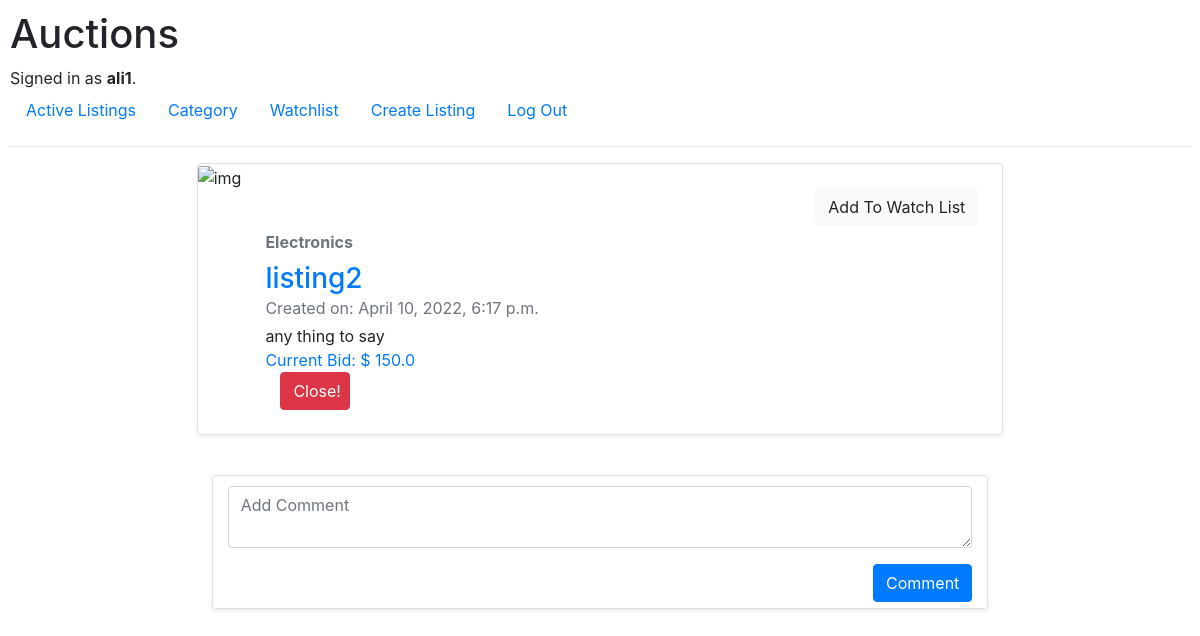
Before: /Listing/2 (signed in) with the older database file.
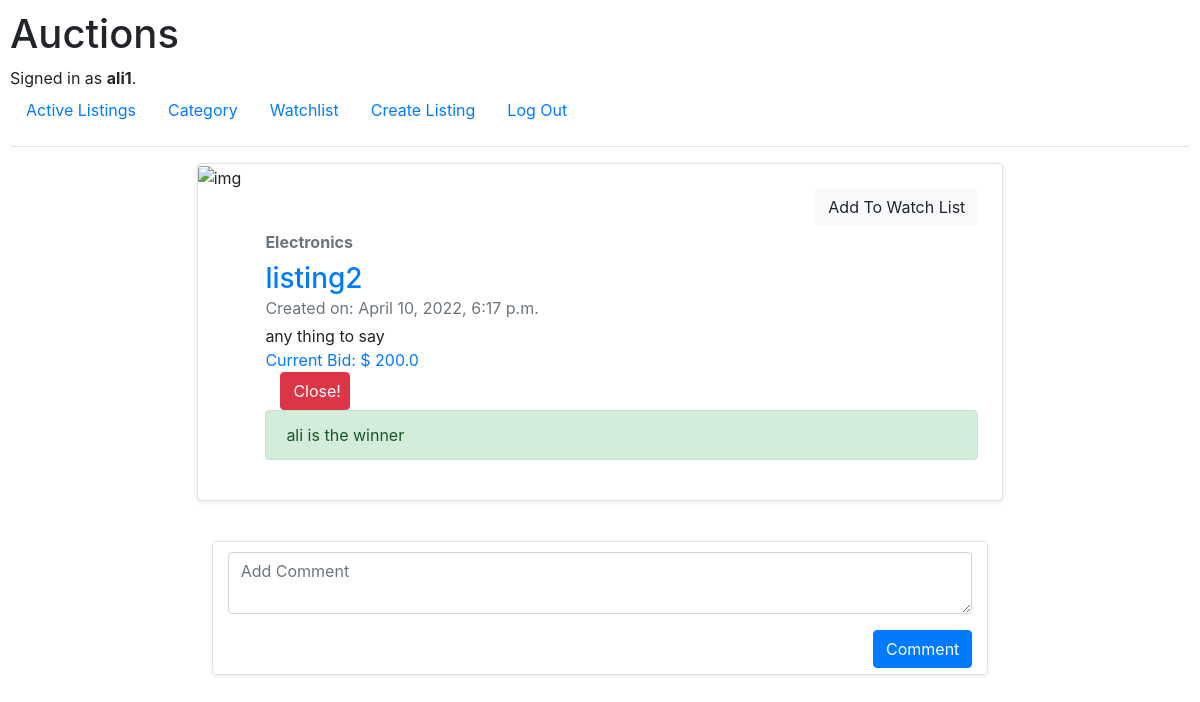
After: the same page with the newer database file.
### auctions/models.py (models this page shows, shortened)
class Bid(models.Model):
    listing = models.ForeignKey(Listing, on_delete=models.CASCADE, related_name='bids')
    user = models.ForeignKey(User, on_delete=models.CASCADE, related_name="bids")
    bid = models.FloatField(default=0)
    date_and_time = models.DateTimeField(auto_now_add=True)

class User(AbstractUser):
    def __str__(self):
        return f"{self.username}"

### auctions/views.py (the view, shortened to what this page needs)
# urls.py: path("Listing/<int:l_id>", views.show, name="show"),
def show(request, l_id):
    listing = Listing.objects.get(id=l_id)
    bids = Bid.objects.filter(listing=listing)
    user = request.user
    current_bid = 0
    err = ''
    my_listing = False
    if bids:
        for bid in bids:
            if bid.bid > current_bid:
                current_bid = bid.bid
    else:
        current_bid = 'No Bids Yet'
    if not user.is_anonymous:
        if listing.user == user:
            my_listing = True
        watchlist_item = Watchlist.objects.filter(
            listing=l_id,
            user=User.objects.get(id=request.user.id)
        ).first()
        if watchlist_item is not None:
            is_watched = True
        else:
            is_watched = False
    else:
        is_watched = False
    comments = Comment.objects.filter(listing=l_id)
    return render(request, "auctions/listing.html", {
        "listing": listing,
        "bids": bids,
        "current_bid": current_bid,
        "err": err,
        "my_listing": my_listing,
        "current_user": user,
        "comments": comments,
        "is_watched": is_watched,
    })

### auctions/models.py (called while the page is built)
    def __str__(self):
        return f"{self.category}"

    def __str__(self):
        return f"{self.title}"

### auctions/templates/auctions/listing.html (shortened to what the changed rows need)
{% extends "auctions/layout.html" %}
{% block body %}
    <div class="row mb-3 ">
        <div class="col-md-8 container-fluid">
            <div class="row g-0 border rounded overflow-hidden flex-md-row mb-4 shadow-sm h-md-250 position-relative">
                <div class="col p-4 d-flex flex-column position-static">
                    <form action="{% url 'watch' listing.id %}" method="post">
                        {% if is_watched %}
                            {% csrf_token %}
                            <div class="form-group">
                                <input class="btn mb-1 btn-danger float-right" type="submit"
                                       value="Remove From Watch List">
                            </div>
                        {% else %}
                            <div class="form-group">
                            </div>
                        {% endif %}
                    </form>
                    <strong class="d-inline-block mb-2 text-muted">{{ listing.category }}</strong>
                    <h3 class="mb-0 text-primary">{{ listing }}</h3>
                    <div class="mb-1 text-muted">Created on: {{ listing.date }}</div>
                    <p class="card-text mb-auto">{{ listing.description }}</p>
                    {% if current_bid == 'No Bids Yet' %}
                        <p class="card-text mb-auto text-primary">Starting Price: {{ listing.start_price }}</p>
                    {% else %}
                        <p class="card-text mb-auto text-primary">Current Bid: $ {{ current_bid }}</p>
                    {% endif %}
                    {% if my_listing == False %}
                        <form action="{% url 'show' listing.id %}" method="post" class="form-group col p-4 d-flex">
                            {% csrf_token %}
                            <input autofocus class="form-control" style="width: 150px" step="0.01" type="number"
                                   name="bid_price"
                                   placeholder="Place Bid">
                            <input autofocus class="btn mb-1 btn-primary"
                                   style="width: 70px; height: 40px; margin-left: 15px"
                                   type="submit" value="Bid!">
                        </form>
                        {% if listing.is_closed == True %}
                            {% for bid in bids %}
                                {% if bid.bid == current_bid and bid.user == current_user %}
                                    <div class="alert alert-success" role="alert">
                                        Congrats!!! you won this auction yehoooooo
                                    </div>
                                {% endif %}
                            {% endfor %}
                        {% endif %}
                    {% else %}
                        <form action="{% url 'close' listing.id %}" method="post">
                            <input autofocus class="btn btn-danger" style="width: 70px; margin-left: 15px"
                                   type="submit" value="Close!">
                        </form>
                        {% if listing.is_closed == True %}
                            {% for bid in bids %}
                                {% if bid.bid == current_bid %}
                                    <div class="alert alert-success" role="alert">
                                        {{ bid.user.username }} is the winner
                                    </div>
                                {% endif %}
                            {% endfor %}
                        {% endif %}
                    {% endif %}
                </div>
            </div>
        </div>
    </div>
{% endblock %}

Changed rows visible on the page:
no longer on this page (row unchanged): Bid: bid "150.0"
added Bid: bid "200.0", user.username "ali"
